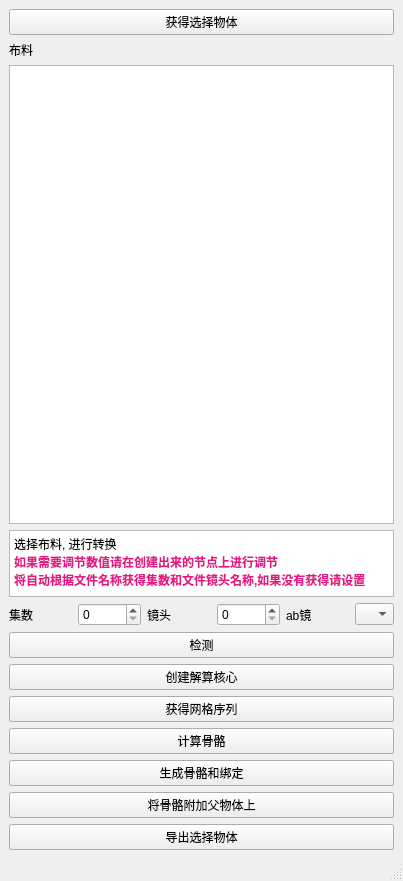
<?xml version="1.0" encoding="UTF-8"?>
<ui version="4.0">
 <class>MainWindow</class>
 <widget class="QMainWindow" name="MainWindow">
  <property name="geometry">
   <rect>
    <x>0</x>
    <y>0</y>
    <width>403</width>
    <height>881</height>
   </rect>
  </property>
  <property name="windowTitle">
   <string>MainWindow</string>
  </property>
  <widget class="QWidget" name="centralwidget">
   <layout class="QGridLayout" name="gridLayout">
    <item row="2" column="0">
     <widget class="QPushButton" name="getMeshGeo">
      <property name="text">
       <string>获得网格序列</string>
      </property>
     </widget>
    </item>
    <item row="5" column="0">
     <widget class="QPushButton" name="addParent">
      <property name="text">
       <string>将骨骼附加父物体上</string>
      </property>
     </widget>
    </item>
    <item row="0" column="0">
     <layout class="QVBoxLayout" name="verticalLayout">
      <item>
       <widget class="QPushButton" name="getSelectObj">
        <property name="text">
         <string>获得选择物体</string>
        </property>
       </widget>
      </item>
      <item>
       <layout class="QHBoxLayout" name="horizontalLayout">
        <item>
         <layout class="QVBoxLayout" name="verticalLayout_3" stretch="0,1">
          <item>
           <widget class="QLabel" name="label_2">
            <property name="text">
             <string>布料</string>
            </property>
           </widget>
          </item>
          <item>
           <widget class="QListWidget" name="selectClothList"/>
          </item>
         </layout>
        </item>
       </layout>
      </item>
      <item>
       <widget class="QTextBrowser" name="textBrowser">
        <property name="maximumSize">
         <size>
          <width>120000</width>
          <height>67</height>
         </size>
        </property>
        <property name="html">
         <string>&lt;!DOCTYPE HTML PUBLIC &quot;-//W3C//DTD HTML 4.0//EN&quot; &quot;http://www.w3.org/TR/REC-html40/strict.dtd&quot;&gt;
&lt;html&gt;&lt;head&gt;&lt;meta name=&quot;qrichtext&quot; content=&quot;1&quot; /&gt;&lt;style type=&quot;text/css&quot;&gt;
p, li { white-space: pre-wrap; }
&lt;/style&gt;&lt;/head&gt;&lt;body style=&quot; font-family:'SimSun'; font-size:9pt; font-weight:400; font-style:normal;&quot;&gt;
&lt;p style=&quot; margin-top:0px; margin-bottom:0px; margin-left:0px; margin-right:0px; -qt-block-indent:0; text-indent:0px;&quot;&gt;选择布料, 进行转换&lt;/p&gt;
&lt;p style=&quot; margin-top:0px; margin-bottom:0px; margin-left:0px; margin-right:0px; -qt-block-indent:0; text-indent:0px;&quot;&gt;&lt;span style=&quot; font-weight:600; color:#e51785;&quot;&gt;如果需要调节数值请在创建出来的节点上进行调节&lt;/span&gt;&lt;/p&gt;
&lt;p style=&quot; margin-top:0px; margin-bottom:0px; margin-left:0px; margin-right:0px; -qt-block-indent:0; text-indent:0px;&quot;&gt;&lt;span style=&quot; font-weight:600; color:#e51785;&quot;&gt;将自动根据文件名称获得集数和文件镜头名称,如果没有获得请设置&lt;/span&gt;&lt;/p&gt;&lt;/body&gt;&lt;/html&gt;</string>
        </property>
       </widget>
      </item>
      <item>
       <layout class="QHBoxLayout" name="horizontalLayout_2" stretch="1,1,1,1,1,0">
        <item>
         <widget class="QLabel" name="label_3">
          <property name="text">
           <string>集数</string>
          </property>
         </widget>
        </item>
        <item>
         <widget class="QSpinBox" name="shot"/>
        </item>
        <item>
         <widget class="QLabel" name="label_4">
          <property name="text">
           <string>镜头</string>
          </property>
         </widget>
        </item>
        <item>
         <widget class="QSpinBox" name="episodes"/>
        </item>
        <item>
         <widget class="QLabel" name="label_5">
          <property name="text">
           <string>ab镜</string>
          </property>
         </widget>
        </item>
        <item>
         <widget class="QComboBox" name="shotAb">
          <item>
           <property name="text">
            <string/>
           </property>
          </item>
          <item>
           <property name="text">
            <string>B</string>
           </property>
          </item>
          <item>
           <property name="text">
            <string>C</string>
           </property>
          </item>
          <item>
           <property name="text">
            <string>D</string>
           </property>
          </item>
         </widget>
        </item>
       </layout>
      </item>
      <item>
       <widget class="QPushButton" name="testing">
        <property name="text">
         <string>检测</string>
        </property>
       </widget>
      </item>
     </layout>
    </item>
    <item row="3" column="0">
     <widget class="QPushButton" name="computeButten">
      <property name="text">
       <string>计算骨骼</string>
      </property>
     </widget>
    </item>
    <item row="6" column="0">
     <widget class="QPushButton" name="ExportClothAndFbx">
      <property name="text">
       <string>导出选择物体</string>
      </property>
     </widget>
    </item>
    <item row="4" column="0">
     <widget class="QPushButton" name="createBone">
      <property name="text">
       <string>生成骨骼和绑定</string>
      </property>
     </widget>
    </item>
    <item row="1" column="0">
     <widget class="QPushButton" name="createDoleConvert">
      <property name="text">
       <string>创建解算核心</string>
      </property>
     </widget>
    </item>
   </layout>
  </widget>
  <widget class="QMenuBar" name="menubar">
   <property name="geometry">
    <rect>
     <x>0</x>
     <y>0</y>
     <width>403</width>
     <height>23</height>
    </rect>
   </property>
  </widget>
  <widget class="QStatusBar" name="statusbar"/>
 </widget>
 <resources/>
 <connections/>
</ui>
